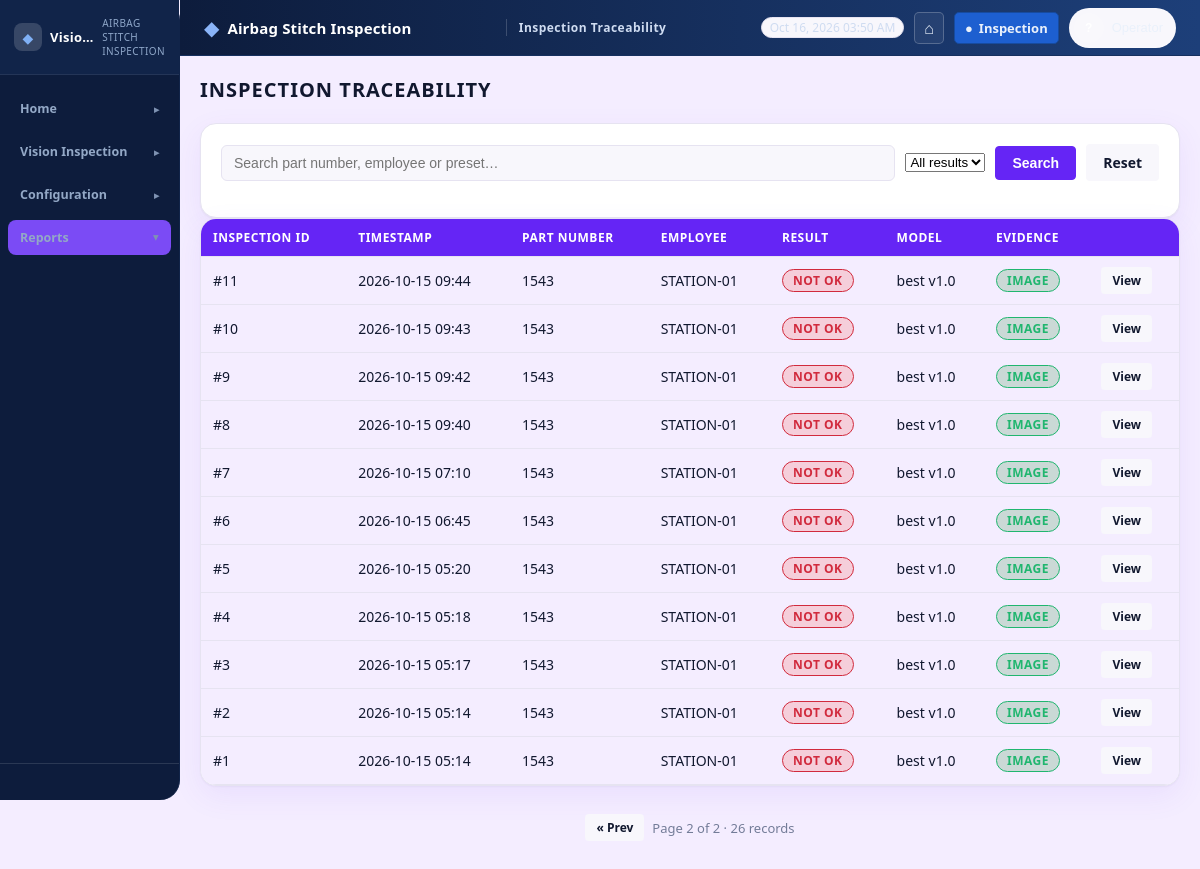
/vision-inspection/traceability/?page=2, run on the app's committed database.
### VisionInspection/models.py (models this page shows, shortened)
class VisionInspectionLog(models.Model):
    employee_code = models.CharField(max_length=100, blank=True, null=True)
    part_number = models.CharField(max_length=40, blank=True, null=True)
    barcode = models.CharField(max_length=80, blank=True, default="")
    error_details = models.TextField(blank=True, null=True)
    preset_name = models.CharField(max_length=200, blank=True, null=True)
    preset_version = models.PositiveIntegerField(blank=True, null=True)
    yolo_model_name = models.CharField(max_length=200, blank=True, null=True)
    yolo_model_version = models.CharField(max_length=100, blank=True, null=True)
    timestamp = models.DateTimeField(auto_now_add=True)
    result = models.CharField(
        max_length=20,
        choices=[
            ("OK", "OK"),
            ("NOT_OK", "NOT OK"),
            ("ERROR", "INSPECTION ERROR"),
        ],
        default="ERROR",
    )
    roi_results = models.JSONField(
        default=list,
        help_text='[{"roi_name": "ROI-01", "result": "MATCH", "expected": "bolt x4", "detected": "bolt x4"}]',
    )
    detected_objects = models.JSONField(
        default=list,
        help_text='[{"class": "bolt", "confidence": 0.92, "bbox": [x1,y1,x2,y2]}]',
    )
    inspection_image = models.ImageField(
        upload_to="vision_inspection/results/", blank=True, null=True
    )
    stable_frames_used = models.PositiveIntegerField(default=0)
    part_bbox = models.JSONField(blank=True, null=True)
    trigger_zone_polygon = models.JSONField(blank=True, null=True)
    class Meta:
        db_table = "vision_inspection_log"
        ordering = ["-timestamp"]
        verbose_name = "Vision Inspection Log"
        verbose_name_plural = "Vision Inspection Logs"
        indexes = [
            models.Index(fields=["timestamp"], name="vi_log_ts_idx"),
            models.Index(fields=["part_number"], name="vi_log_part_idx"),
            models.Index(fields=["result"], name="vi_log_result_idx"),
            models.Index(fields=["employee_code"], name="vi_log_emp_idx"),
        ]

### VisionInspection/ui_views.py (the view)
def traceability(request):
    q = request.GET.get("q", "").strip()
    result = request.GET.get("result", "").strip().upper()
    page = request.GET.get("page", 1)
    logs = VisionInspectionLog.objects.all()
    if q:
        logs = logs.filter(
            Q(part_number__icontains=q)
            | Q(employee_code__icontains=q)
            | Q(preset_name__icontains=q)
        )
    if result in ("OK", "NOT_OK", "ERROR"):
        logs = logs.filter(result=result)
    paginator = Paginator(logs.order_by("-timestamp"), 15)
    try:
        page_obj = paginator.get_page(page)
    except Exception:
        page_obj = paginator.get_page(1)
    context = {
        "sidebar_active": "traceability",
        "page_obj": page_obj,
        "logs": page_obj.object_list,
        "total": paginator.count,
        "q": q,
        "result": result,
        "badge_map": _RESULT_BADGE,
    }
    return render(request, "VisionInspection/ui/traceability.html", context)

### VisionInspection/templates/VisionInspection/ui/traceability.html (shortened to what this page needs)
{% extends "VisionInspection/ui/base.html" %}
{% load static %}
{% block header_title %}Inspection Traceability{% endblock %}
{% block content %}
<div class="vi-page-header">
    <h2>Inspection Traceability</h2>
</div>
<div class="vi-card">
    <form method="get" class="vi-toolbar">
        <input type="text" name="q" value="{{ q }}" placeholder="Search part number, employee or preset…">
        <select name="result">
            <option value="">All results</option>
        </select>
        <button type="submit" class="vi-btn vi-btn-primary">Search</button>
        <a href="{% url 'VisionInspection:ui-traceability' %}" class="vi-btn">Reset</a>
    </form>
</div>
<div class="vi-card" style="padding:0; overflow-x:auto;">
    <table class="vi-table">
        <thead>
            <tr>
                <th>Inspection ID</th>
                <th>Timestamp</th>
                <th>Part Number</th>
                <th>Employee</th>
                <th>Result</th>
                <th>Model</th>
                <th>Evidence</th>
                <th></th>
            </tr>
        </thead>
        <tbody>
            {% for log in logs %}
            <tr>
                <td>#{{ log.pk }}</td>
                <td>{{ log.timestamp|date:"Y-m-d H:i" }}</td>
                <td>{{ log.part_number|default:"—" }}</td>
                <td>{{ log.employee_code|default:"—" }}</td>
                <td>
                    <span class="vi-badge {% if log.result == 'OK' %}vi-badge-ok{% elif log.result == 'NOT_OK' %}vi-badge-not-ok{% elif log.result == 'ERROR' %}vi-badge-error{% else %}vi-badge-skip{% endif %}">
                        {{ log.get_result_display }}
                    </span>
                </td>
                <td>{% if log.yolo_model_name %}{{ log.yolo_model_name }}{% if log.yolo_model_version %} v{{ log.yolo_model_version }}{% endif %}{% else %}<span style="opacity:.6">not configured</span>{% endif %}</td>
                <td>{% if log.inspection_image %}<span class="vi-badge vi-badge-active">Image</span>{% else %}<span class="vi-badge vi-badge-inactive">None</span>{% endif %}</td>
                <td><a href="{% url 'VisionInspection:traceability-detail' log.pk %}" class="vi-btn vi-btn-sm">View</a></td>
            </tr>
            {% endfor %}
        </tbody>
    </table>
</div>
{% if page_obj.paginator.num_pages > 1 %}
<div class="vi-pagination">
    {% if page_obj.has_previous %}
    <a class="vi-btn vi-btn-sm" href="?page={{ page_obj.previous_page_number }}{% if q %}&q={{ q }}{% endif %}{% if result %}&result={{ result }}{% endif %}">&laquo; Prev</a>
    {% endif %}
    <span>Page {{ page_obj.number }} of {{ page_obj.paginator.num_pages }} · {{ total }} records</span>
</div>
{% endif %}
{% endblock %}

### VisionInspection/static/VisionInspection/css/inspection.css (style rules this page uses)
:root { --vi-bg: #F4EDFF; --vi-bg-card: #FFFFFF; --vi-bg-dark: #EDE7FB; --vi-border: #E6E3F1; --vi-text: #11182F; --vi-text-muted: #737C98; --vi-text-bright: #11182F; --vi-accent: #713CF5; --vi-accent-light: #8A4DFA; --vi-warning: #F5A623; --vi-error: #F04458; --vi-info: #8A4DFA; --vi-input-bg: #F8F7FC; --vi-input-border: #E6E3F1; --vi-green: #20B66F; --vi-red: #F04458; --vi-yellow: #F5A623; --vi-blue: #8A4DFA; --vi-badge-ok: #178f56; --vi-badge-not-ok: #d12a3d; --vi-badge-error: #c9861a; --vi-badge-skip: #737C98; }
* { margin: 0; padding: 0; box-sizing: border-box; }
body { font-family: 'Segoe UI', Tahoma, Geneva, Verdana, sans-serif; background: var(--vi-bg); color: var(--vi-text); overflow-x: hidden; overflow-y: auto; }
.vi-btn { background: var(--vi-input-bg); color: var(--vi-text); border: 1px solid var(--vi-input-border); border-radius: 4px; padding: 6px 14px; font-size: 13px; cursor: pointer; transition: all 0.2s; }
.vi-btn-primary { background: var(--vi-accent); color: #fff; border-color: var(--vi-accent); }
.vi-badge { display: inline-block; padding: 2px 8px; border-radius: 10px; font-size: 11px; font-weight: 700; text-transform: uppercase; }
.vi-badge-not-ok { background: var(--vi-badge-not-ok); color: #fff; }
.vi-badge-active { background: var(--vi-green); color: #fff; }
.vi-table { width: 100%; border-collapse: collapse; font-size: 13px; }
.vi-table th, .vi-table td { padding: 8px 12px; text-align: left; border-bottom: 1px solid var(--vi-border); }
.vi-table th { background: var(--vi-bg-dark); color: var(--vi-text-muted); font-weight: 600; text-transform: uppercase; font-size: 11px; letter-spacing: 1px; }

### data on the page
VisionInspectionLog: pk "11", timestamp "2026-10-15 09:44", part_number "1543", employee_code "STATION-01", result "NOT OK", yolo_model_name "best", yolo_model_version "1.0", shows "IMAGE"
VisionInspectionLog: pk "10", timestamp "2026-10-15 09:43", part_number "1543", employee_code "STATION-01", result "NOT OK", yolo_model_name "best", yolo_model_version "1.0", shows "IMAGE"
VisionInspectionLog: pk "9", timestamp "2026-10-15 09:42", part_number "1543", employee_code "STATION-01", result "NOT OK", yolo_model_name "best", yolo_model_version "1.0", shows "IMAGE"
VisionInspectionLog: pk "8", timestamp "2026-10-15 09:40", part_number "1543", employee_code "STATION-01", result "NOT OK", yolo_model_name "best", yolo_model_version "1.0", shows "IMAGE"
VisionInspectionLog: pk "7", timestamp "2026-10-15 07:10", part_number "1543", employee_code "STATION-01", result "NOT OK", yolo_model_name "best", yolo_model_version "1.0", shows "IMAGE"
VisionInspectionLog: pk "6", timestamp "2026-10-15 06:45", part_number "1543", employee_code "STATION-01", result "NOT OK", yolo_model_name "best", yolo_model_version "1.0", shows "IMAGE"
VisionInspectionLog: pk "5", timestamp "2026-10-15 05:20", part_number "1543", employee_code "STATION-01", result "NOT OK", yolo_model_name "best", yolo_model_version "1.0", shows "IMAGE"
VisionInspectionLog: pk "4", timestamp "2026-10-15 05:18", part_number "1543", employee_code "STATION-01", result "NOT OK", yolo_model_name "best", yolo_model_version "1.0", shows "IMAGE"
VisionInspectionLog: pk "3", timestamp "2026-10-15 05:17", part_number "1543", employee_code "STATION-01", result "NOT OK", yolo_model_name "best", yolo_model_version "1.0", shows "IMAGE"
VisionInspectionLog: pk "2", timestamp "2026-10-15 05:14", part_number "1543", employee_code "STATION-01", result "NOT OK", yolo_model_name "best", yolo_model_version "1.0", shows "IMAGE"
VisionInspectionLog: pk "1", timestamp "2026-10-15 05:14", part_number "1543", employee_code "STATION-01", result "NOT OK", yolo_model_name "best", yolo_model_version "1.0", shows "IMAGE"

### other printed values
{{ page_obj.number }} "2"
{{ page_obj.paginator.num_pages }} "2"
{{ total }} "26"
